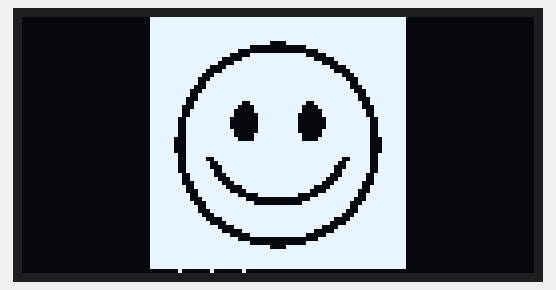
A program run on a simulated ESP32. Parts: 128×64 one-colour display.

Above: at 0.1 s.

The program:

main.cpp
```cpp
#include <Wire.h>
#include <Adafruit_GFX.h>
#include <Adafruit_SSD1306.h>

// ---- OLED setup ----
#define SCREEN_WIDTH 128
#define SCREEN_HEIGHT 64
#define OLED_ADDR 0x3C

Adafruit_SSD1306 display(SCREEN_WIDTH, SCREEN_HEIGHT, &Wire, -1);

// ---- Your smile emoji bitmap ----
// 'smile_emoji', 64x64px
const unsigned char epd_bitmap_smile_emoji [] PROGMEM = {
  0xff, 0xff, 0xff, 0xff, 0xff, 0xff, 0xff, 0xff, 0xff, 0xff, 0xff, 0xff, 0xff, 0xff, 0xff, 0xff,
  0xff, 0xff, 0xff, 0xff, 0xff, 0xff, 0xff, 0xff, 0xff, 0xff, 0xff, 0xff, 0xff, 0xff, 0xff, 0xff,
  0xff, 0xff, 0xff, 0xff, 0xff, 0xff, 0xff, 0xff, 0xff, 0xff, 0xff, 0xff, 0xff, 0xff, 0xff, 0xff,
  0xff, 0xff, 0xff, 0xfc, 0x3f, 0xff, 0xff, 0xff, 0xff, 0xff, 0xff, 0x80, 0x01, 0xff, 0xff, 0xff,
  0xff, 0xff, 0xfc, 0x00, 0x00, 0x3f, 0xff, 0xff, 0xff, 0xff, 0xf0, 0x7f, 0xfe, 0x0f, 0xff, 0xff,
  0xff, 0xff, 0xc1, 0xff, 0xff, 0x83, 0xff, 0xff, 0xff, 0xff, 0x87, 0xff, 0xff, 0xe1, 0xff, 0xff,
  0xff, 0xfe, 0x1f, 0xff, 0xff, 0xf8, 0x7f, 0xff, 0xff, 0xfc, 0x3f, 0xff, 0xff, 0xfc, 0x3f, 0xff,
  0xff, 0xf8, 0xff, 0xff, 0xff, 0xff, 0x1f, 0xff, 0xff, 0xf1, 0xff, 0xff, 0xff, 0xff, 0x8f, 0xff,
  0xff, 0xf3, 0xff, 0xff, 0xff, 0xff, 0xcf, 0xff, 0xff, 0xe3, 0xff, 0xff, 0xff, 0xff, 0xc7, 0xff,
  0xff, 0xc7, 0xff, 0xff, 0xff, 0xff, 0xe3, 0xff, 0xff, 0xcf, 0xff, 0xff, 0xff, 0xff, 0xf3, 0xff,
  0xff, 0x8f, 0xff, 0xff, 0xff, 0xff, 0xf1, 0xff, 0xff, 0x9f, 0xfe, 0x7f, 0xfe, 0x7f, 0xf9, 0xff,
  0xff, 0x1f, 0xfc, 0x3f, 0xfc, 0x3f, 0xf8, 0xff, 0xff, 0x3f, 0xf8, 0x3f, 0xfc, 0x1f, 0xfc, 0xff,
  0xff, 0x3f, 0xf8, 0x1f, 0xf8, 0x1f, 0xfc, 0xff, 0xfe, 0x7f, 0xf0, 0x1f, 0xf8, 0x0f, 0xfe, 0x7f,
  0xfe, 0x7f, 0xf0, 0x1f, 0xf8, 0x0f, 0xfe, 0x7f, 0xfe, 0x7f, 0xf0, 0x1f, 0xf8, 0x0f, 0xfe, 0x7f,
  0xfe, 0x7f, 0xf8, 0x1f, 0xf8, 0x1f, 0xfe, 0x7f, 0xfe, 0x7f, 0xf8, 0x3f, 0xfc, 0x1f, 0xfe, 0x7f,
  0xfc, 0x7f, 0xfc, 0x3f, 0xfc, 0x3f, 0xfe, 0x3f, 0xfc, 0x7f, 0xff, 0xff, 0xff, 0xff, 0xfe, 0x3f,
  0xfc, 0x7f, 0xff, 0xff, 0xff, 0xff, 0xfe, 0x3f, 0xfc, 0x7f, 0xff, 0xff, 0xff, 0xff, 0xfe, 0x3f,
  0xfe, 0x7f, 0xff, 0xff, 0xff, 0xff, 0xfe, 0x7f, 0xfe, 0x7c, 0xff, 0xff, 0xff, 0xff, 0x3e, 0x7f,
  0xfe, 0x7e, 0x7f, 0xff, 0xff, 0xfe, 0x7e, 0x7f, 0xfe, 0x7e, 0x3f, 0xff, 0xff, 0xfc, 0x7e, 0x7f,
  0xfe, 0x7f, 0x3f, 0xff, 0xff, 0xfc, 0xfe, 0x7f, 0xff, 0x3f, 0x1f, 0xff, 0xff, 0xf8, 0xfc, 0xff,
  0xff, 0x3f, 0x8f, 0xff, 0xff, 0xf1, 0xfc, 0xff, 0xff, 0x1f, 0xc7, 0xff, 0xff, 0xe3, 0xf8, 0xff,
  0xff, 0x9f, 0xe1, 0xff, 0xff, 0x87, 0xf9, 0xff, 0xff, 0x8f, 0xf0, 0xff, 0xff, 0x0f, 0xf1, 0xff,
  0xff, 0xcf, 0xfc, 0x1f, 0xf8, 0x3f, 0xf3, 0xff, 0xff, 0xc7, 0xff, 0x00, 0x00, 0xff, 0xe3, 0xff,
  0xff, 0xe3, 0xff, 0xc0, 0x03, 0xff, 0xc7, 0xff, 0xff, 0xf3, 0xff, 0xff, 0xff, 0xff, 0xcf, 0xff,
  0xff, 0xf1, 0xff, 0xff, 0xff, 0xff, 0x8f, 0xff, 0xff, 0xf8, 0xff, 0xff, 0xff, 0xff, 0x1f, 0xff,
  0xff, 0xfc, 0x3f, 0xff, 0xff, 0xfc, 0x3f, 0xff, 0xff, 0xfe, 0x1f, 0xff, 0xff, 0xf8, 0x7f, 0xff,
  0xff, 0xff, 0x87, 0xff, 0xff, 0xe1, 0xff, 0xff, 0xff, 0xff, 0xc1, 0xff, 0xff, 0x83, 0xff, 0xff,
  0xff, 0xff, 0xf0, 0x7f, 0xfe, 0x0f, 0xff, 0xff, 0xff, 0xff, 0xfc, 0x00, 0x00, 0x3f, 0xff, 0xff,
  0xff, 0xff, 0xff, 0x80, 0x01, 0xff, 0xff, 0xff, 0xff, 0xff, 0xff, 0xfc, 0x3f, 0xff, 0xff, 0xff,
  0xff, 0xff, 0xff, 0xff, 0xff, 0xff, 0xff, 0xff, 0xff, 0xff, 0xff, 0xff, 0xff, 0xff, 0xff, 0xff,
  0xff, 0xff, 0xff, 0xff, 0xff, 0xff, 0xff, 0xff, 0xff, 0xff, 0xff, 0xff, 0xff, 0xff, 0xff, 0xff,
  0xff, 0xff, 0xff, 0xff, 0xff, 0xff, 0xff, 0xff
};

void setup() {
  Wire.begin(21, 22); // ESP32 default I2C pins (SDA=21, SCL=22)

  if (!display.begin(SSD1306_SWITCHCAPVCC, OLED_ADDR)) {
    for (;;); // stop if OLED init fails
  }

  display.clearDisplay();

  // Draw the 64x64 smile emoji bitmap
  display.drawBitmap(
    (SCREEN_WIDTH - 64) / 2,  // center X
    (SCREEN_HEIGHT - 64) / 2, // center Y
    epd_bitmap_smile_emoji,   // bitmap
    64,                       // width
    64,                       // height
    SSD1306_WHITE             // color
  );

  display.display();
}

void loop() {
  // nothing to do here
}
```
